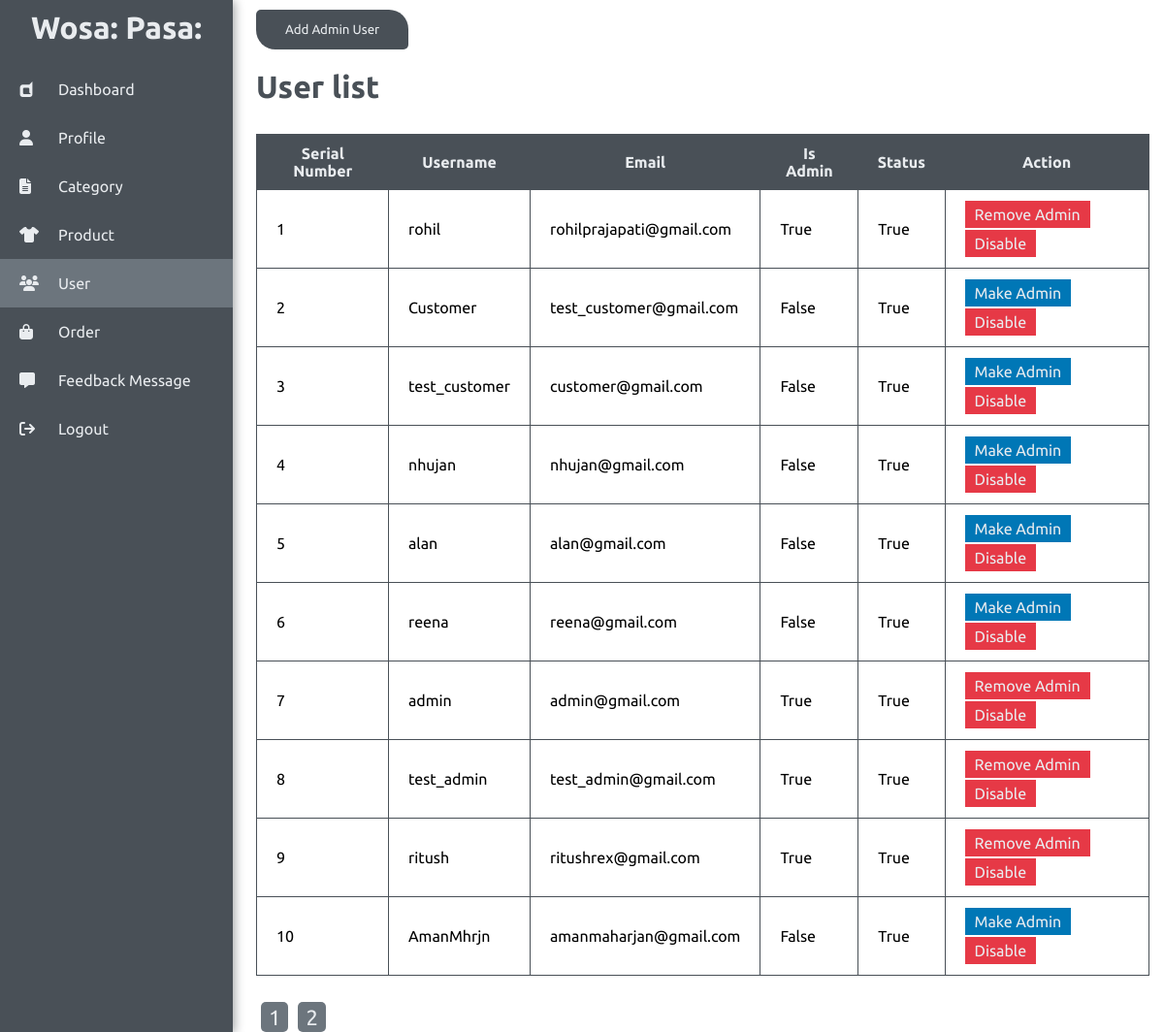
Page /wosapasa/admin/users.php (signed in) on the committed database.
### tables this page shows
CREATE TABLE `users` (
  `user_id` int NOT NULL AUTO_INCREMENT,
  `username` varchar(255) NOT NULL,
  `email` varchar(255) NOT NULL,
  `password` varchar(255) NOT NULL,
  `is_admin` tinyint(1) NOT NULL DEFAULT '0',
  `is_customer` tinyint(1) NOT NULL DEFAULT '1',
  `status` tinyint(1) DEFAULT '1',
  PRIMARY KEY (`user_id`),
  UNIQUE KEY `email` (`email`)
);

### wosapasa/admin/users.php (the view, shortened to what this page needs)
<?php
    require_once 'checkadmin.php';
?>
<!DOCTYPE html>
<html lang="en">
<head>
    <?php require_once 'head.php' ?>
</head>
<body>
    <div class="main_container">
        <?php
        require_once 'admin_nav.php'; ?>
        <div class="container">
            <input type="button" onclick="window.location.href='addAdminUser.php'" value="Add Admin User" class="btn">
            <?php
                        if (!isset ($_GET['page']) ) {
                            $page = 1;
                        } else {
                            $page = $_GET['page'];
                        }
                        $results_per_page =10;
                        $page_first_result = ($page-1) * $results_per_page;
                        $i = $page_first_result+1;
                        $q_fetch_msg = "SELECT * FROM users";
                        $result = mysqli_query($conn, $q_fetch_msg);
                        $number_of_result = mysqli_num_rows($result);
                        $number_of_page = ceil ($number_of_result / $results_per_page);
                        if($page >$number_of_page){
                            echo "
                                <div class='server_error'>
                                    Invalid Page number !
                                </div>
                            ";
                        }else{
                        $q_paginated_fetch = "SELECT * FROM users LIMIT ".$page_first_result . ',' . $results_per_page;
                        $result = mysqli_query($conn, $q_paginated_fetch);
                        ?>
                <h1 class="header">User list</h1>
                <table>
                    <tr>
                        <th>Serial Number</th>
                        <th>Username</th>
                        <th>Email</th>
                        <th>Is Admin</th>
                        <th>Status</th>
                        <th>Action</th>
                    </tr>
                    <?php
                        while($user = mysqli_fetch_array($result))
                        {
                        ?>
                        <tr>
                            <td><?php echo $i ?></td>
                            <td><?php echo $user['username']; ?></td>
                            <td><?php echo $user['email']; ?></td>
                            <td><?php if($user['is_admin']){echo "True";}else{echo "False";} ?></td>
                            <td><?php if($user['status']){echo "True";}else{echo "False";} ?></td>
                            <td>
                                <?php
                                    if($user['is_admin']){
                                ?>
                                    <a class="danger_btn" href="updateAdminUser.php/?id=<?= $user['user_id'] ?> " onclick="return confirm('Are you sure u want to remove admin ?')">Remove Admin</a>
                                <?php
                                    }else{
                                        ?>
                                        <a class="primary_btn" href="updateAdminUser.php/?id=<?= $user['user_id'] ?>" onclick="return confirm('Are you sure u want to make user admin ?');">Make Admin</a>
                                        <?php
                                    }
                                ?>
                                <?php
                                    if($user['status']){
                                ?>
                                    <a class="danger_btn" href="updateStatusUser.php/?id=<?= $user['user_id']  ?>" onclick="return confirm('Are you sure u want to disable user ?')">Disable</a>
                                <?php
                                    }else{
                                        ?>
                                        <a class="success_btn" href="updateStatusUser.php/?id=<?= $user['user_id'] ?>" onclick="return confirm('Are you sure u want to enable user ?')">Enable</a>
                                        <?php
                                    }
                                ?>
                            </td>
                        </tr>
                    <?php
                        $i++;
                        }
                    ?>
            </table>
            <?php
            $page_num = 1;
            if($number_of_result > $results_per_page ){
                while($page_num<=$number_of_page){
                    echo "<a class='pagination_btn' href = 'users.php?page=$page_num'>$page_num</a>";
                    $page_num++;
                }
            }
        }
        ?>
        </div>
    </div>
</body>
</html>

### wosapasa/assets/css/admin.css (style rules this page uses)
* { padding: 0; margin: 0; font-family: 'Ubuntu', sans-serif; }
.main_container { display: flex; width: 100%; position: relative; }
.container { margin-left: 22%; margin-right: 15px; width: 80%; text-align: justify; min-height: 100vh; }
.header { margin: 10px auto; color: #495057; }
table, tr, th, td { border: 1px solid #495057; border-collapse: collapse; }
th, td { padding: 10px 20px; max-width: 450px; word-wrap: break-word; }
th { background-color: #495057; color: #e9ecef; border: none; text-align: center; }
table { margin: 30px 0px; }
.btn { margin: 10px 0px; background-color: #495057; color: #e9ecef; padding: 13px 30px; border-radius: 5px 20px; border: none; text-decoration: none; }
.danger_btn { background-color: #e63946; color: #e9ecef; padding: 5px 10px; text-decoration: none; margin: 20px 0px; line-height: 30px; }
.primary_btn { background-color: #0077b6; color: #e9ecef; padding: 5px 10px; text-decoration: none; margin: 20px 0px; line-height: 30px; }
.pagination_btn { background-color: #6c757d; text-decoration: none; color: #e9ecef; margin: 0px 5px; padding: 3px 8px; font-size: 22px; border-radius: 5px; }

### rows in the picture
users: username "rohil", email "rohilprajapati@gmail.com", is_admin "True", status "True"
users: username "Customer", email "test_customer@gmail.com", is_admin "False", status "True"
users: username "test_customer", email "customer@gmail.com", is_admin "False", status "True"
users: username "nhujan", email "nhujan@gmail.com", is_admin "False", status "True"
users: username "alan", email "alan@gmail.com", is_admin "False", status "True"
users: username "reena", email "reena@gmail.com", is_admin "False", status "True"
users: username "admin", email "admin@gmail.com", is_admin "True", status "True"
users: username "test_admin", email "test_admin@gmail.com", is_admin "True", status "True"
users: username "ritush", email "ritushrex@gmail.com", is_admin "True", status "True"
users: username "AmanMhrjn", email "amanmaharjan@gmail.com", is_admin "False", status "True"
